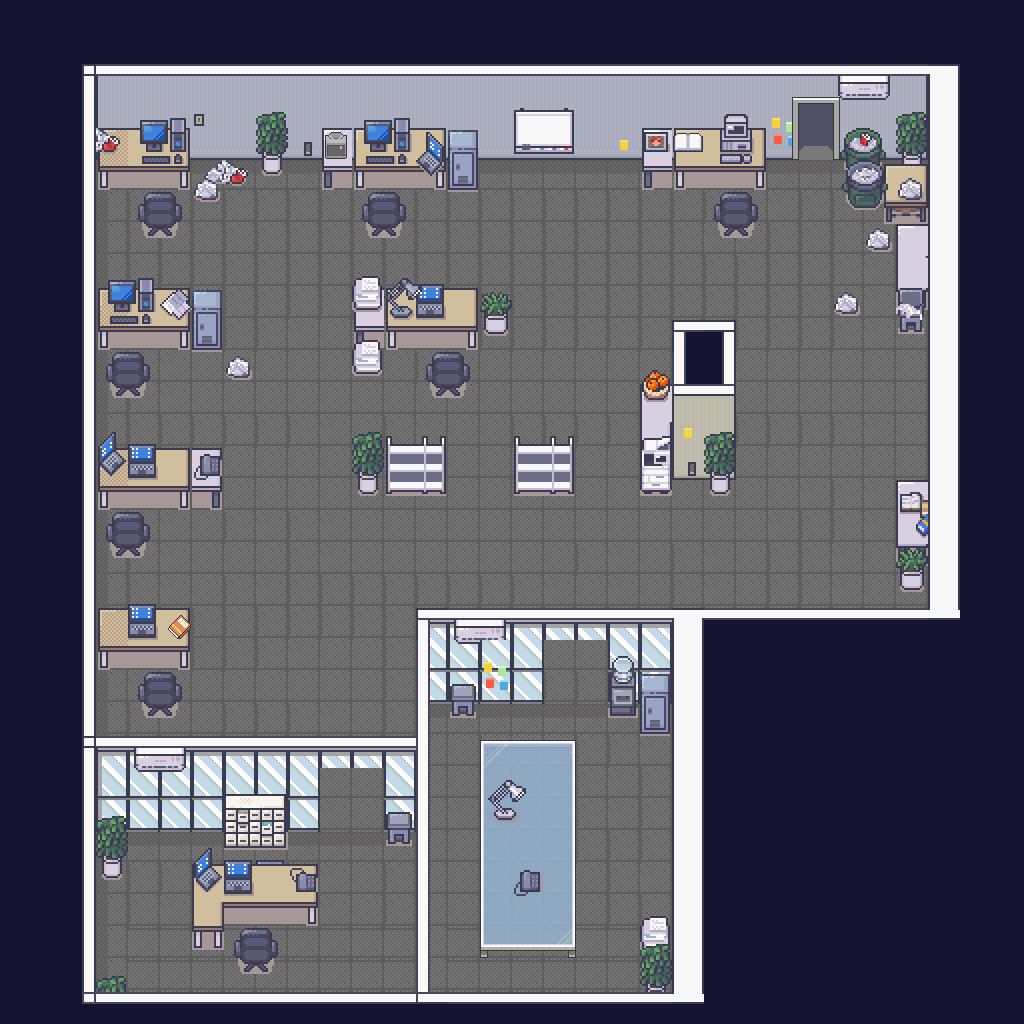

Below is a game level as drawn by its tile map, then a one-line description and the .tmx that defines it (tile-layer data replaced by summaries):
An orthogonal 32x32 tile map with 32x32 px tiles, 12 tile layers (floor1, wall_roots1, stuff, stuff1, ...), 2 hidden layers not drawn, 7 tilesets.

<map version="1.4" tiledversion="1.4.3" orientation="orthogonal" renderorder="left-up" width="32" height="32" tilewidth="32" tileheight="32" infinite="0" nextlayerid="16" nextobjectid="1">
 <editorsettings>
  <export target="office.json" format="json" />
 </editorsettings>
 <tileset firstgid="1" name="Tileset_32x32_16" tilewidth="32" tileheight="32" tilecount="168" columns="12">
  <image source="tile_images/Tileset_32x32_16.png" width="384" height="448" />
 </tileset>
 <tileset firstgid="169" name="office_walls_n_floors" tilewidth="32" tileheight="32" tilecount="192" columns="16">
  <image source="tile_images/Office_walls_floors_32x32.png" width="512" height="384" />
 </tileset>
 <tileset firstgid="361" name="Dungeon Tileset + Spikes" tilewidth="32" tileheight="32" tilecount="30" columns="6">
  <image source="tile_images/Dungeon Tileset + Spikes.png" width="208" height="176" />
 </tileset>
 <tileset firstgid="391" name="Interiors_free_32x32" tilewidth="32" tileheight="32" tilecount="896" columns="16">
  <image source="tile_images/Interiors_free_32x32.png" width="512" height="1792" />
 </tileset>
 <tileset firstgid="1287" name="office_stuff" tilewidth="32" tileheight="32" tilecount="528" columns="22">
  <image source="tile_images/Office_interiors_32x32.png" width="704" height="768" />
 </tileset>
 <tileset firstgid="1815" name="interior" tilewidth="32" tileheight="32" tilecount="4792" columns="8">
  <image source="tile_images/hi_res_interior_general_tileset_by_akizakura16_d9qifn2.png" width="256" height="19168" />
 </tileset>
 <tileset firstgid="6607" name="passages" tilewidth="32" tileheight="32" tilecount="16" columns="8">
  <image source="tile_images/passages_32x32.png" trans="ff00ff" width="256" height="64" />
 </tileset>
 <layer id="1" name="floor1" width="32" height="32" opacity="0.98">
  <data>[1024 cells, 617 non-empty, 9 distinct tile ids]</data>
 </layer>
 <layer id="2" name="wall_roots1" width="32" height="32">
  <data>[1024 cells, 42 non-empty, 5 distinct tile ids]</data>
 </layer>
 <layer id="12" name="stuff" width="32" height="32">
  <data>[1024 cells, 11 non-empty, 8 distinct tile ids]</data>
 </layer>
 <layer id="7" name="stuff1" width="32" height="32">
  <data>[1024 cells, 81 non-empty, 29 distinct tile ids]</data>
 </layer>
 <layer id="3" name="wall2" width="32" height="32">
  <data>[1024 cells, 42 non-empty, 5 distinct tile ids]</data>
 </layer>
 <layer id="4" name="wall3" width="32" height="32">
  <data>[1024 cells, 46 non-empty, 5 distinct tile ids]</data>
 </layer>
 <layer id="6" name="roof" width="32" height="32">
  <data>[1024 cells, 370 non-empty, 1 distinct tile ids]</data>
 </layer>
 <layer id="10" name="windows" width="32" height="32">
  <data>[1024 cells, 46 non-empty, 4 distinct tile ids]</data>
 </layer>
 <layer id="8" name="stuff2" width="32" height="32">
  <data>[1024 cells, 146 non-empty, 69 distinct tile ids]</data>
 </layer>
 <layer id="9" name="stuff3" width="32" height="32">
  <data>[1024 cells, 54 non-empty, 33 distinct tile ids]</data>
 </layer>
 <layer id="13" name="stuff4" width="32" height="32">
  <data>[1024 cells, 11 non-empty, 11 distinct tile ids]</data>
 </layer>
 <layer id="5" name="roof_finish5" width="32" height="32">
  <data>[1024 cells, 147 non-empty, 13 distinct tile ids]</data>
 </layer>
 <layer id="14" name="passages" width="32" height="32" visible="0">
  <data>[1024 cells, 352 non-empty, 7 distinct tile ids]</data>
 </layer>
 <layer id="15" name="meet" width="32" height="32" visible="0">
  <properties>
   <property name="jitsiRoom" value="Daily" />
  </properties>
  <data>[1024 cells, 40 non-empty, 1 distinct tile ids]</data>
 </layer>
</map>
